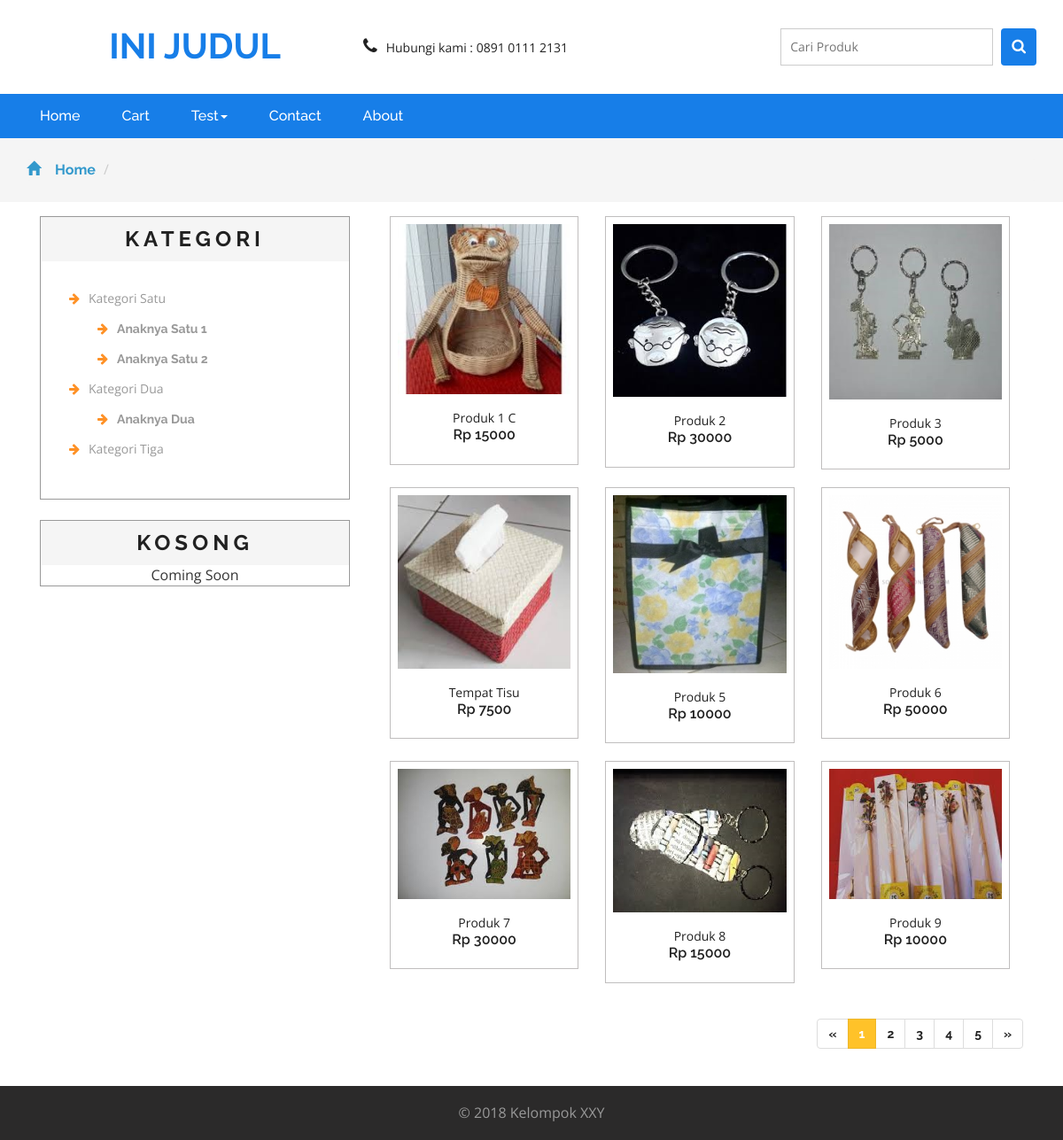
The page / on the database its author committed.
### tables this page shows
CREATE TABLE `twm_pref` (
  `id` int(10) unsigned NOT NULL AUTO_INCREMENT,
  `pref_name` varchar(100) DEFAULT NULL,
  `pref_value` varchar(100) DEFAULT NULL,
  PRIMARY KEY (`id`)
);

CREATE TABLE `twm_menu` (
  `id` int(10) unsigned NOT NULL AUTO_INCREMENT,
  `menu_name` varchar(50) DEFAULT NULL,
  `menu_parent` int(11) DEFAULT NULL,
  `menu_link` varchar(50) DEFAULT NULL,
  `menu_status` smallint(1) DEFAULT NULL,
  `menu_urutan` int(11) DEFAULT NULL,
  `menu_show` smallint(6) DEFAULT '1',
  PRIMARY KEY (`id`)
);

CREATE TABLE `produk` (
  `id` int(10) unsigned NOT NULL AUTO_INCREMENT,
  `kategori_id` int(10) unsigned NOT NULL,
  `produk_nama` varchar(50) DEFAULT NULL,
  `produk_harga` double DEFAULT NULL,
  `produk_satuan` varchar(30) DEFAULT NULL,
  `produk_desc` text,
  `produk_status` smallint(1) DEFAULT '1',
  `produk_img` varchar(255) DEFAULT 'default.jpg',
  PRIMARY KEY (`id`)
);

CREATE TABLE `kategori` (
  `id` int(10) unsigned NOT NULL AUTO_INCREMENT,
  `kat_nama` varchar(30) DEFAULT NULL,
  `kat_parent` int(11) DEFAULT NULL,
  `kat_link` varchar(30) DEFAULT NULL,
  `kat_urutan` int(11) DEFAULT '99',
  `kat_show` smallint(1) DEFAULT '1',
  PRIMARY KEY (`id`)
);

### func/Connect.php (called while the page is built, shortened)
<?php
class Connect {
	private $servername = "localhost";
	private $username = "root";
	private $passwordData = "";
	private $dbname = "twm_db";
	public function connect() {
		$this->conn = new mysqli($this->servername, $this->username, $this->passwordData, $this->dbname);
		return $this->conn;
	}
}

### func/DbFunctions.php (called while the page is built, shortened)
<?php
class DbFunctions {
	private $conn;
	function __construct() {
		require_once 'Connect.php';
		$db = new Connect();
		$this->conn = $db->connect();
	}
	public function getProduk($start = 0, $limit = 9) {
		$sql = "SELECT a.*, b.kat_nama
		FROM produk a
		JOIN kategori b ON a.kategori_id = b.id
		LIMIT ?, ?";
		$stmt = $this->conn->prepare($sql);
		$stmt->bind_param("ss", $start, $limit);
		if ($stmt->execute()) {
			$ds = array();
			$result = $stmt->get_result();
			while($row = $result->fetch_assoc()) {
				$ds[] = $row;
			}
			return $ds;
		} else {
			return FALSE;
		}
	}
	public function getKategori($k_id = 1) {
		$sql = "SELECT * FROM kategori
		WHERE kat_parent = ? AND kat_show = 1
		ORDER BY kat_urutan";
		$stmt = $this->conn->prepare($sql);
		$stmt->bind_param("s", $k_id);
		if ($stmt->execute()) {
			$ds = array();
			$result = $stmt->get_result();
			while($row = $result->fetch_assoc()) {
				$ds[] = $row;
			}
			return $ds;
		} else {
			return FALSE;
		}
	}
	public function getMenu($k_id = 1) {
		$sql = "SELECT a.*, COUNT(b.id)'hc' FROM twm_menu a
		LEFT JOIN twm_menu b ON a.id = b.menu_parent
		WHERE a.menu_status = 1 AND a.menu_parent = ?
		GROUP BY a.id ORDER BY menu_urutan";
		$stmt = $this->conn->prepare($sql);
		$stmt->bind_param("s", $k_id);
		if ($stmt->execute()) {
			$ds = array();
			$result = $stmt->get_result();
			while($row = $result->fetch_assoc()) {
				$ds[] = $row;
			}
			return $ds;
		} else {
			return FALSE;
		}
	}
	public function getPref($pn) {
		$sql = "SELECT pref_value FROM twm_pref
		WHERE pref_name = ? LIMIT 1";
		$stmt = $this->conn->prepare($sql);
		$stmt->bind_param("s", $pn);
		if ($stmt->execute()) {
			$result = $stmt->get_result()->fetch_assoc();
			return $result['pref_value'];
		} else {
			return FALSE;
		}
	}
}

### pages/home.php (the view, shortened to what this page needs)
<?php
include 'pages/head.php';
$ds = $fun->getProduk();
$x = 1;
?>
<?php foreach($ds as $data) : ?>
  <?php if($x == 1 || $x%3 == 1): ?>
    <div class="agile_top_brands_grids">
    <?php endif; ?>
    <div class="col-md-4 top_brand_left">
      <div class="hover14 column">
        <div class="agile_top_brand_left_grid">
          <div class="">
            <a href="./produk/<?=$data['id']?>/<?=strtolower(str_replace(' ', '-', $data['produk_nama']))?>"><img src="<?=$basepath?>images/product/<?=$data['produk_img']?>" alt="<?=$data['produk_img']?>" class="img-responsive"></a>
          </div>
          <div class="agile_top_brand_left_grid1">
            <div class="snipcart-item block">
              <div class="snipcart-thumb">
                <p><?=$data['produk_nama']?></p>
                <h4>Rp <?=$data['produk_harga']?></h4>
              </div>
            </div>
          </div>
        </div>
      </div>
    </div>
    <?php if($x%3 == 0): ?>
    </div>
  <?php endif; ?>
  <?php $x++ ?>
<?php endforeach; ?>
<nav class="numbering">
  <ul class="pagination paging">
    <li>
      <a href="#" aria-label="Previous">
        <span aria-hidden="true">&laquo;</span>
      </a>
    </li>
    <li class="active"><a href="#">1<span class="sr-only">(current)</span></a></li>
    <li><a href="#">2</a></li>
    <li><a href="#">3</a></li>
    <li><a href="#">4</a></li>
    <li><a href="#">5</a></li>
    <li>
      <a href="#" aria-label="Next">
        <span aria-hidden="true">&raquo;</span>
      </a>
    </li>
  </ul>
</nav>
<?php include 'pages/foot.php'; ?>

### index.php (shortened to what this page needs)
<?php
$r = array();
if(empty($r)) $r[0] = '';
switch ($r[0]) {
  case '':
  include 'pages/home.php';
  break;
}

### pages/head.php (shortened to what this page needs)
<?php
include_once('func/DbFunctions.php');
$basepath = implode('/', array_slice(explode('/', $_SERVER['SCRIPT_NAME']), 0, -1)) . '/';
$fun = new DbFunctions();
$kts = $fun->getKategori();
$mns = $fun->getMenu();
?>
<!DOCTYPE html>
<html>
<head>
	<link href="<?=$basepath?>assets/css/bootstrap.css" rel="stylesheet" type="text/css" media="all" />
	<link href="<?=$basepath?>assets/css/style.css" rel="stylesheet" type="text/css" media="all" />
	<link href="<?=$basepath?>assets/css/font-awesome.css" rel="stylesheet">
</head>
<body>
	<div class="logo_products">
		<div class="container">
			<div class="w3ls_logo_products_left">
				<h1><a href="<?=$basepath?>"><?=$fun->getPref("nama_toko")?></a></h1>
			</div>
			<div class="w3ls_logo_products_left1">
				<ul class="phone_email">
					<li><i class="fa fa-phone" aria-hidden="true"></i>Hubungi kami : <?=$fun->getPref("no_telp")?></li>
				</ul>
			</div>
			<div class="w3l_search">
				<form action="#" method="post">
					<input type="search" name="Search" placeholder="Cari Produk" required="">
					<button type="submit" class="btn btn-default search" aria-label="Left Align">
						<i class="fa fa-search" aria-hidden="true"> </i>
					</button>
				</form>
			</div>
			<div class="clearfix"> </div>
		</div>
	</div>
	<div class="navigation-agileits">
		<div class="container">
			<nav class="navbar navbar-default">
				<div class="collapse navbar-collapse" id="bs-megadropdown-tabs">
					<ul class="nav navbar-nav">
						<?php foreach($mns as $mn) :?>
							<?php if($mn['hc'] == 0) :?>
								<li class="active"><a href="<?=$basepath.$mn['menu_link']?>" class="act"><?=$mn['menu_name']?></a></li>
							<?php else : ?>
								<li class="dropdown">
									<a href="#" class="dropdown-toggle" data-toggle="dropdown"><?=$mn['menu_name']?><b class="caret"></b></a>
								</li>
							<?php endif; ?>
						<?php endforeach; ?>
					</ul>
				</div>
			</nav>
		</div>
	</div>
	<div class="breadcrumbs">
		<div class="container">
			<ol class="breadcrumb breadcrumb1 animated wow slideInLeft" data-wow-delay=".5s">
				<li><a href="<?=$basepath?>"><span class="glyphicon glyphicon-home" aria-hidden="true"></span>Home</a></li>
				<?php foreach($r as $rr): ?>
					<li class="active"><?=$rr?></li>
				<?php endforeach?>
			</ol>
		</div>
	</div>
	<div class="products">
		<div class="container">
			<div class="col-md-8 col-md-push-4 products-right">

### pages/foot.php (shortened to what this page needs)
		</div>
		<div class="col-md-4 col-md-pull-8 products-left">
			<div class="categories">
				<h2>Kategori</h2>
				<ul class="cate">
					<?php foreach ($kts as $kt) : ?>
						<li><i class="fa fa-arrow-right" aria-hidden="true"></i><?=$kt['kat_nama']?></li>
						<ul>
							<?php $kcs = $fun->getKategori($kt['id']); ?>
							<?php foreach ($kcs as $kc) : ?>
								<li><a href="<?=$basepath.'kategori/'.$kc['id'].'/'.$kc['kat_link']?>"><i class="fa fa-arrow-right" aria-hidden="true"></i><?=$kc['kat_nama']?></a></li>
							<?php endforeach ?>
						</ul>
					<?php endforeach ?>
				</ul>
			</div>
			<br/>
			<div class="categories">
				<h2>Kosong</h2>
				<p class="text-center">Coming Soon</p>
			</div>
		</div>
	</div>
</div>
<div class="footer">
	<div class="footer-copy">
		<div class="container">
			<p>&copy; <?= date('Y'). ' ' .$fun->getPref("kelompok")?></a></p>
		</div>
	</div>
</div>
</body>
</html>

### assets/css/style.css (style rules this page uses)
.img-responsive { width: 100%; }
html, body { font-size: 100%; font-family: 'Open Sans', sans-serif; background:#ffffff; }
ul li,ol li { font-size:14px; }
p { margin:0; }
h1,h2,h3,h4,h5,h6,a { font-family: 'Raleway', sans-serif; margin:0; font-weight:700; }
ul,label { margin:0; padding:0; }
.agile_top_brand_left_grid { position: relative; display: block; }
.w3l_search { float: right; width: 25.33%; margin: 0em 0 0em 0em; }
.w3l_search input[type="search"] { width: 83%; padding:10px; font-size: 14px; color: #999; outline: none; border: 1px solid #cccccc; background: none; -webkit-appearance: none; transition: 0.5s all; -webkit-transition: 0.5s all; -moz-transition: 0.5s all; }
i.fa.fa-phone { margin-right: 10px; font-size: 20px; }
button.btn.btn-default.search { background: #177ee8; padding: 11px 12px 11px; float: right; outline: none; border: none; }
.w3l_search input[type="search"] { margin-top:0px; }
.w3l_search i.fa.fa-search { font-size: 17px; color:#fff; }
.logo_products { padding: 2em 0; }
.w3ls_logo_products_left { float: left; text-align: center; width: 33.33%; }
.w3ls_logo_products_left h1 a { font-size: 40px; color: #177ee8; text-decoration: none; text-transform: uppercase; display: block; line-height: 1; }
.w3ls_logo_products_left1 { float: left; margin-top: 0.6em; width: 33.33%; }
.w3ls_logo_products_left1 ul.phone_email li { display:inline-block; color:#212121; }
.navbar-default .navbar-nav > li > a { color: #fff; font-size: 16px; font-weight: 500; }
.navbar-default .navbar-nav > .active > a, .navbar-default .navbar-nav > .active > a:hover, .navbar-default .navbar-nav > .active > a:focus { background-color: transparent; color: #fff !important; }
.navbar-default .navbar-collapse, .navbar-default .navbar-form { border: none; }
.navbar { position: relative; min-height: 50px; margin-bottom: 10px; border: 1px solid transparent; }
.navbar-default { background: none; border: none; }
.navbar-collapse { padding: 0; }
.navigation-agileits { background: #177ee8; }
.navbar-nav > li { float: left; margin-left: 17px; }
.navbar-nav > li:nth-child(1) { margin-left: 0px; }
.navbar-collapse { padding: 0; box-shadow: none; }
.navbar { margin-bottom: 0; border: none; }
.agile_top_brand_left_grid { background: #FFFFFF; padding: .5em; position:relative; }
.agile_top_brand_left_grid1 { padding:1em; }
.agile_top_brand_left_grid1 p { color:#212121; line-height:1.5em; text-transform:capitalize; font-size:14px; text-align: center; }
.agile_top_brand_left_grid1 h4,.agileinfo_single_right_snipcart h4 { font-weight:600; font-size:1em; color:#212121; text-align: center; }
.column div.agile_top_brand_left_grid { position: relative; margin:0; }
.agile_top_brands_grids { margin-bottom: 20px; }
.hover14.column { border: 1px solid #c0bebe; }
.footer { padding: 1em 0 1em; background: #2b2a2a; }
i.fa.fa-arrow-right { color: #fe9126; margin-right: 10px; }
.footer-copy p { text-align:center; color:#999; line-height:1.8em; }
.breadcrumb1 li span { left: 0em; padding-right: 1em; color: #3399cc; }
.breadcrumbs { padding: 1.5em 0; background: #f5f5f5; }
.breadcrumb { margin-bottom: 0 !important; padding: 0 !important; }
.breadcrumb1 li { font-size: 1em; color: #999; }
.breadcrumb1 li a { color: #3399cc; text-decoration: none; }
.products { padding: 1em 0; }
.numbering { text-align:right; }
.paging > .active > a,.paging > .active > a:hover { background-color:#ffc229; border-color:#EDB62B; }
.pagination > li > a { color:#212121; }
.categories,.new-products { border:1px solid #999; }
.categories h2 { font-size: 1.5em; color: #212121; margin: 0; padding: .5em; background: #f5f5f5; text-transform: uppercase; text-align: center; letter-spacing: 5px; }
.categories ul.cate,.new-products-grids { padding:2em; }
.categories ul li { display:block; color:#999; font-size:14px; margin-bottom:1em; }
.categories ul li a { color:#999; text-decoration:none; }
ul.cate ul { margin-left:2em; }
.glyphicon { position: relative; top: 1px; display: inline-block; font-family: 'Glyphicons Halflings'; font-style: normal; font-weight: 400; line-height: 1; -webkit-font-smoothing: antialiased; -moz-osx-font-smoothing: grayscale; color: #777; }

### rows shown on the page
twm_pref: pref_value "INI JUDUL"
twm_pref: pref_value "0891 0111 2131"
twm_menu: menu_name "Home"
twm_menu: menu_name "Cart"
twm_menu: menu_name "Test"
twm_menu: menu_name "Contact"
twm_menu: menu_name "About"
produk: produk_img (picture), produk_nama "Produk 1 C", produk_harga "15000"
produk: produk_img (picture), produk_nama "Produk 2", produk_harga "30000"
produk: produk_img (picture), produk_nama "Produk 3", produk_harga "5000"
produk: produk_img (picture), produk_nama "Tempat Tisu", produk_harga "7500"
produk: produk_img (picture), produk_nama "Produk 5", produk_harga "10000"
produk: produk_img (picture), produk_nama "Produk 6", produk_harga "50000"
produk: produk_img (picture), produk_nama "Produk 7", produk_harga "30000"
produk: produk_img (picture), produk_nama "Produk 8", produk_harga "15000"
produk: produk_img (picture), produk_nama "Produk 9", produk_harga "10000"
kategori: kat_nama "Kategori Satu"
kategori: kat_nama "Anaknya Satu 1"
kategori: kat_nama "Anaknya Satu 2"
kategori: kat_nama "Kategori Dua"
kategori: kat_nama "Anaknya Dua"
kategori: kat_nama "Kategori Tiga"
twm_pref: pref_value "Kelompok XXY"
